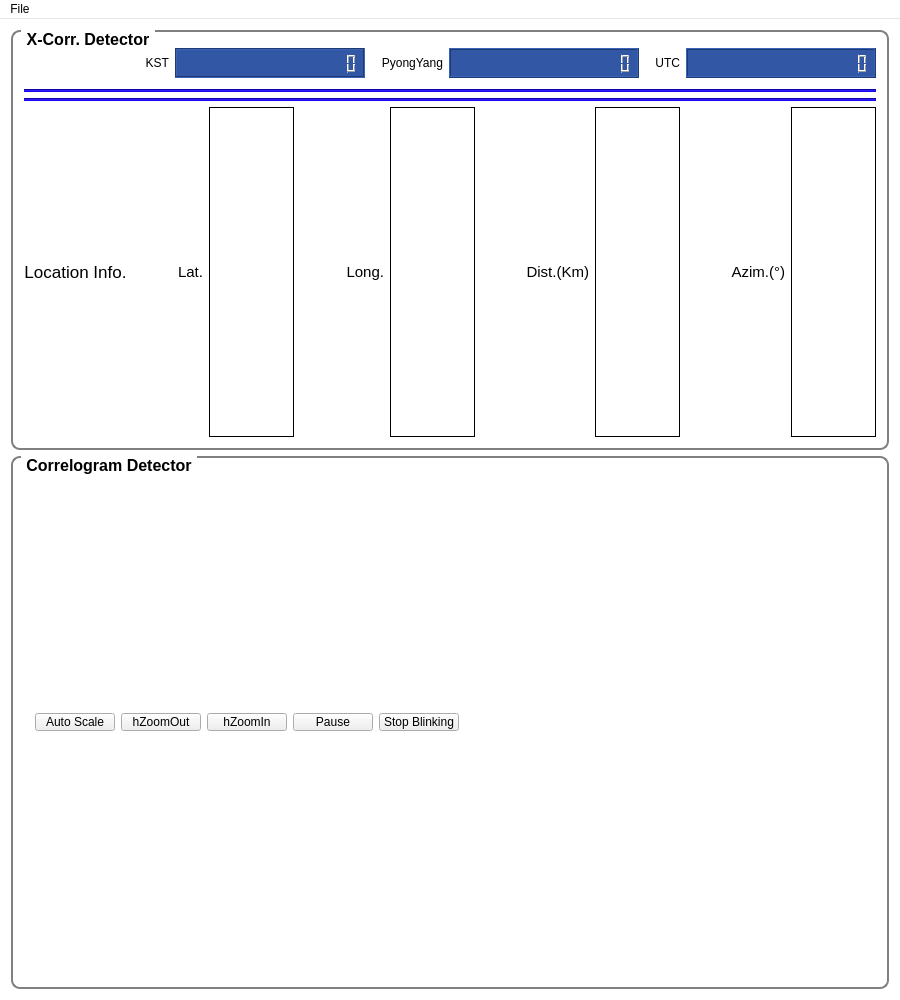
<?xml version="1.0" encoding="UTF-8"?>
<ui version="4.0">
 <class>MainWindow</class>
 <widget class="QMainWindow" name="MainWindow">
  <property name="geometry">
   <rect>
    <x>0</x>
    <y>0</y>
    <width>900</width>
    <height>1000</height>
   </rect>
  </property>
  <property name="palette">
   <palette>
    <active>
     <colorrole role="WindowText">
      <brush brushstyle="SolidPattern">
       <color alpha="255">
        <red>0</red>
        <green>0</green>
        <blue>0</blue>
       </color>
      </brush>
     </colorrole>
     <colorrole role="Button">
      <brush brushstyle="SolidPattern">
       <color alpha="255">
        <red>255</red>
        <green>255</green>
        <blue>255</blue>
       </color>
      </brush>
     </colorrole>
     <colorrole role="Light">
      <brush brushstyle="SolidPattern">
       <color alpha="255">
        <red>255</red>
        <green>255</green>
        <blue>255</blue>
       </color>
      </brush>
     </colorrole>
     <colorrole role="Midlight">
      <brush brushstyle="SolidPattern">
       <color alpha="255">
        <red>255</red>
        <green>255</green>
        <blue>255</blue>
       </color>
      </brush>
     </colorrole>
     <colorrole role="Dark">
      <brush brushstyle="SolidPattern">
       <color alpha="255">
        <red>127</red>
        <green>127</green>
        <blue>127</blue>
       </color>
      </brush>
     </colorrole>
     <colorrole role="Mid">
      <brush brushstyle="SolidPattern">
       <color alpha="255">
        <red>170</red>
        <green>170</green>
        <blue>170</blue>
       </color>
      </brush>
     </colorrole>
     <colorrole role="Text">
      <brush brushstyle="SolidPattern">
       <color alpha="255">
        <red>0</red>
        <green>0</green>
        <blue>0</blue>
       </color>
      </brush>
     </colorrole>
     <colorrole role="BrightText">
      <brush brushstyle="SolidPattern">
       <color alpha="255">
        <red>255</red>
        <green>255</green>
        <blue>255</blue>
       </color>
      </brush>
     </colorrole>
     <colorrole role="ButtonText">
      <brush brushstyle="SolidPattern">
       <color alpha="255">
        <red>0</red>
        <green>0</green>
        <blue>0</blue>
       </color>
      </brush>
     </colorrole>
     <colorrole role="Base">
      <brush brushstyle="SolidPattern">
       <color alpha="255">
        <red>255</red>
        <green>255</green>
        <blue>255</blue>
       </color>
      </brush>
     </colorrole>
     <colorrole role="Window">
      <brush brushstyle="SolidPattern">
       <color alpha="255">
        <red>255</red>
        <green>255</green>
        <blue>255</blue>
       </color>
      </brush>
     </colorrole>
     <colorrole role="Shadow">
      <brush brushstyle="SolidPattern">
       <color alpha="255">
        <red>0</red>
        <green>0</green>
        <blue>0</blue>
       </color>
      </brush>
     </colorrole>
     <colorrole role="AlternateBase">
      <brush brushstyle="SolidPattern">
       <color alpha="255">
        <red>255</red>
        <green>255</green>
        <blue>255</blue>
       </color>
      </brush>
     </colorrole>
     <colorrole role="ToolTipBase">
      <brush brushstyle="SolidPattern">
       <color alpha="255">
        <red>255</red>
        <green>255</green>
        <blue>220</blue>
       </color>
      </brush>
     </colorrole>
     <colorrole role="ToolTipText">
      <brush brushstyle="SolidPattern">
       <color alpha="255">
        <red>0</red>
        <green>0</green>
        <blue>0</blue>
       </color>
      </brush>
     </colorrole>
    </active>
    <inactive>
     <colorrole role="WindowText">
      <brush brushstyle="SolidPattern">
       <color alpha="255">
        <red>0</red>
        <green>0</green>
        <blue>0</blue>
       </color>
      </brush>
     </colorrole>
     <colorrole role="Button">
      <brush brushstyle="SolidPattern">
       <color alpha="255">
        <red>255</red>
        <green>255</green>
        <blue>255</blue>
       </color>
      </brush>
     </colorrole>
     <colorrole role="Light">
      <brush brushstyle="SolidPattern">
       <color alpha="255">
        <red>255</red>
        <green>255</green>
        <blue>255</blue>
       </color>
      </brush>
     </colorrole>
     <colorrole role="Midlight">
      <brush brushstyle="SolidPattern">
       <color alpha="255">
        <red>255</red>
        <green>255</green>
        <blue>255</blue>
       </color>
      </brush>
     </colorrole>
     <colorrole role="Dark">
      <brush brushstyle="SolidPattern">
       <color alpha="255">
        <red>127</red>
        <green>127</green>
        <blue>127</blue>
       </color>
      </brush>
     </colorrole>
     <colorrole role="Mid">
      <brush brushstyle="SolidPattern">
       <color alpha="255">
        <red>170</red>
        <green>170</green>
        <blue>170</blue>
       </color>
      </brush>
     </colorrole>
     <colorrole role="Text">
      <brush brushstyle="SolidPattern">
       <color alpha="255">
        <red>0</red>
        <green>0</green>
        <blue>0</blue>
       </color>
      </brush>
     </colorrole>
     <colorrole role="BrightText">
      <brush brushstyle="SolidPattern">
       <color alpha="255">
        <red>255</red>
        <green>255</green>
        <blue>255</blue>
       </color>
      </brush>
     </colorrole>
     <colorrole role="ButtonText">
      <brush brushstyle="SolidPattern">
       <color alpha="255">
        <red>0</red>
        <green>0</green>
        <blue>0</blue>
       </color>
      </brush>
     </colorrole>
     <colorrole role="Base">
      <brush brushstyle="SolidPattern">
       <color alpha="255">
        <red>255</red>
        <green>255</green>
        <blue>255</blue>
       </color>
      </brush>
     </colorrole>
     <colorrole role="Window">
      <brush brushstyle="SolidPattern">
       <color alpha="255">
        <red>255</red>
        <green>255</green>
        <blue>255</blue>
       </color>
      </brush>
     </colorrole>
     <colorrole role="Shadow">
      <brush brushstyle="SolidPattern">
       <color alpha="255">
        <red>0</red>
        <green>0</green>
        <blue>0</blue>
       </color>
      </brush>
     </colorrole>
     <colorrole role="AlternateBase">
      <brush brushstyle="SolidPattern">
       <color alpha="255">
        <red>255</red>
        <green>255</green>
        <blue>255</blue>
       </color>
      </brush>
     </colorrole>
     <colorrole role="ToolTipBase">
      <brush brushstyle="SolidPattern">
       <color alpha="255">
        <red>255</red>
        <green>255</green>
        <blue>220</blue>
       </color>
      </brush>
     </colorrole>
     <colorrole role="ToolTipText">
      <brush brushstyle="SolidPattern">
       <color alpha="255">
        <red>0</red>
        <green>0</green>
        <blue>0</blue>
       </color>
      </brush>
     </colorrole>
    </inactive>
    <disabled>
     <colorrole role="WindowText">
      <brush brushstyle="SolidPattern">
       <color alpha="255">
        <red>127</red>
        <green>127</green>
        <blue>127</blue>
       </color>
      </brush>
     </colorrole>
     <colorrole role="Button">
      <brush brushstyle="SolidPattern">
       <color alpha="255">
        <red>255</red>
        <green>255</green>
        <blue>255</blue>
       </color>
      </brush>
     </colorrole>
     <colorrole role="Light">
      <brush brushstyle="SolidPattern">
       <color alpha="255">
        <red>255</red>
        <green>255</green>
        <blue>255</blue>
       </color>
      </brush>
     </colorrole>
     <colorrole role="Midlight">
      <brush brushstyle="SolidPattern">
       <color alpha="255">
        <red>255</red>
        <green>255</green>
        <blue>255</blue>
       </color>
      </brush>
     </colorrole>
     <colorrole role="Dark">
      <brush brushstyle="SolidPattern">
       <color alpha="255">
        <red>127</red>
        <green>127</green>
        <blue>127</blue>
       </color>
      </brush>
     </colorrole>
     <colorrole role="Mid">
      <brush brushstyle="SolidPattern">
       <color alpha="255">
        <red>170</red>
        <green>170</green>
        <blue>170</blue>
       </color>
      </brush>
     </colorrole>
     <colorrole role="Text">
      <brush brushstyle="SolidPattern">
       <color alpha="255">
        <red>127</red>
        <green>127</green>
        <blue>127</blue>
       </color>
      </brush>
     </colorrole>
     <colorrole role="BrightText">
      <brush brushstyle="SolidPattern">
       <color alpha="255">
        <red>255</red>
        <green>255</green>
        <blue>255</blue>
       </color>
      </brush>
     </colorrole>
     <colorrole role="ButtonText">
      <brush brushstyle="SolidPattern">
       <color alpha="255">
        <red>127</red>
        <green>127</green>
        <blue>127</blue>
       </color>
      </brush>
     </colorrole>
     <colorrole role="Base">
      <brush brushstyle="SolidPattern">
       <color alpha="255">
        <red>255</red>
        <green>255</green>
        <blue>255</blue>
       </color>
      </brush>
     </colorrole>
     <colorrole role="Window">
      <brush brushstyle="SolidPattern">
       <color alpha="255">
        <red>255</red>
        <green>255</green>
        <blue>255</blue>
       </color>
      </brush>
     </colorrole>
     <colorrole role="Shadow">
      <brush brushstyle="SolidPattern">
       <color alpha="255">
        <red>0</red>
        <green>0</green>
        <blue>0</blue>
       </color>
      </brush>
     </colorrole>
     <colorrole role="AlternateBase">
      <brush brushstyle="SolidPattern">
       <color alpha="255">
        <red>255</red>
        <green>255</green>
        <blue>255</blue>
       </color>
      </brush>
     </colorrole>
     <colorrole role="ToolTipBase">
      <brush brushstyle="SolidPattern">
       <color alpha="255">
        <red>255</red>
        <green>255</green>
        <blue>220</blue>
       </color>
      </brush>
     </colorrole>
     <colorrole role="ToolTipText">
      <brush brushstyle="SolidPattern">
       <color alpha="255">
        <red>0</red>
        <green>0</green>
        <blue>0</blue>
       </color>
      </brush>
     </colorrole>
    </disabled>
   </palette>
  </property>
  <property name="windowTitle">
   <string>Cross-Correlation Detector  --  KIGAM(2016)</string>
  </property>
  <property name="layoutDirection">
   <enum>Qt::LeftToRight</enum>
  </property>
  <widget class="QWidget" name="centralWidget">
   <layout class="QVBoxLayout" name="verticalLayout">
    <item>
     <widget class="QGroupBox" name="coeffMonitorBox">
      <property name="maximumSize">
       <size>
        <width>16777215</width>
        <height>420</height>
       </size>
      </property>
      <property name="font">
       <font>
        <pointsize>12</pointsize>
        <weight>75</weight>
        <bold>true</bold>
       </font>
      </property>
      <property name="styleSheet">
       <string notr="true">QGroupBox { 
	border: 2px solid gray; 
	border-radius: 9px; 
	margin-top: 0.5em
}

QGroupBox::title {
	subcontrol-origin: margin;
	left: 10px;
	padding: 0 3px 0 3px;
}</string>
      </property>
      <property name="title">
       <string>X-Corr. Detector</string>
      </property>
      <layout class="QVBoxLayout" name="verticalLayout_2">
       <item>
        <spacer name="verticalSpacer">
         <property name="orientation">
          <enum>Qt::Vertical</enum>
         </property>
         <property name="sizeType">
          <enum>QSizePolicy::Minimum</enum>
         </property>
         <property name="sizeHint" stdset="0">
          <size>
           <width>20</width>
           <height>5</height>
          </size>
         </property>
        </spacer>
       </item>
       <item>
        <layout class="QHBoxLayout" name="horizontalLayout_2">
         <item>
          <spacer name="horizontalSpacer">
           <property name="orientation">
            <enum>Qt::Horizontal</enum>
           </property>
           <property name="sizeHint" stdset="0">
            <size>
             <width>40</width>
             <height>20</height>
            </size>
           </property>
          </spacer>
         </item>
         <item>
          <widget class="QLabel" name="label_6">
           <property name="text">
            <string>KST</string>
           </property>
           <property name="alignment">
            <set>Qt::AlignRight|Qt::AlignTrailing|Qt::AlignVCenter</set>
           </property>
          </widget>
         </item>
         <item>
          <widget class="QLCDNumber" name="sysTime">
           <property name="minimumSize">
            <size>
             <width>0</width>
             <height>30</height>
            </size>
           </property>
           <property name="maximumSize">
            <size>
             <width>16777215</width>
             <height>30</height>
            </size>
           </property>
           <property name="font">
            <font>
             <family>Serif</family>
             <kerning>false</kerning>
            </font>
           </property>
           <property name="styleSheet">
            <string notr="true">background-color: rgb(49, 87, 165);</string>
           </property>
           <property name="frameShadow">
            <enum>QFrame::Sunken</enum>
           </property>
           <property name="lineWidth">
            <number>1</number>
           </property>
           <property name="smallDecimalPoint">
            <bool>false</bool>
           </property>
           <property name="digitCount">
            <number>19</number>
           </property>
           <property name="mode">
            <enum>QLCDNumber::Dec</enum>
           </property>
           <property name="segmentStyle">
            <enum>QLCDNumber::Outline</enum>
           </property>
          </widget>
         </item>
         <item>
          <spacer name="horizontalSpacer_4">
           <property name="orientation">
            <enum>Qt::Horizontal</enum>
           </property>
           <property name="sizeType">
            <enum>QSizePolicy::Minimum</enum>
           </property>
           <property name="sizeHint" stdset="0">
            <size>
             <width>10</width>
             <height>20</height>
            </size>
           </property>
          </spacer>
         </item>
         <item>
          <widget class="QLabel" name="label_7">
           <property name="text">
            <string>PyongYang</string>
           </property>
           <property name="alignment">
            <set>Qt::AlignRight|Qt::AlignTrailing|Qt::AlignVCenter</set>
           </property>
          </widget>
         </item>
         <item>
          <widget class="QLCDNumber" name="pyTime">
           <property name="minimumSize">
            <size>
             <width>0</width>
             <height>30</height>
            </size>
           </property>
           <property name="maximumSize">
            <size>
             <width>16777215</width>
             <height>30</height>
            </size>
           </property>
           <property name="styleSheet">
            <string notr="true">background-color: rgb(49, 87, 165);</string>
           </property>
           <property name="digitCount">
            <number>19</number>
           </property>
          </widget>
         </item>
         <item>
          <spacer name="horizontalSpacer_5">
           <property name="orientation">
            <enum>Qt::Horizontal</enum>
           </property>
           <property name="sizeType">
            <enum>QSizePolicy::Minimum</enum>
           </property>
           <property name="sizeHint" stdset="0">
            <size>
             <width>10</width>
             <height>20</height>
            </size>
           </property>
          </spacer>
         </item>
         <item>
          <widget class="QLabel" name="label_8">
           <property name="text">
            <string>UTC</string>
           </property>
           <property name="alignment">
            <set>Qt::AlignRight|Qt::AlignTrailing|Qt::AlignVCenter</set>
           </property>
          </widget>
         </item>
         <item>
          <widget class="QLCDNumber" name="utcTime">
           <property name="minimumSize">
            <size>
             <width>0</width>
             <height>30</height>
            </size>
           </property>
           <property name="maximumSize">
            <size>
             <width>16777215</width>
             <height>30</height>
            </size>
           </property>
           <property name="styleSheet">
            <string notr="true">background-color: rgb(49, 87, 165);</string>
           </property>
           <property name="digitCount">
            <number>19</number>
           </property>
          </widget>
         </item>
        </layout>
       </item>
       <item>
        <spacer name="verticalSpacer_2">
         <property name="orientation">
          <enum>Qt::Vertical</enum>
         </property>
         <property name="sizeType">
          <enum>QSizePolicy::Minimum</enum>
         </property>
         <property name="sizeHint" stdset="0">
          <size>
           <width>20</width>
           <height>5</height>
          </size>
         </property>
        </spacer>
       </item>
       <item>
        <widget class="Line" name="line">
         <property name="styleSheet">
          <string notr="true">background-color: rgb(24, 7, 240);</string>
         </property>
         <property name="orientation">
          <enum>Qt::Horizontal</enum>
         </property>
        </widget>
       </item>
       <item>
        <layout class="QGridLayout" name="gridLayout"/>
       </item>
       <item>
        <widget class="Line" name="line_2">
         <property name="styleSheet">
          <string notr="true">background-color: rgb(24, 7, 240);</string>
         </property>
         <property name="orientation">
          <enum>Qt::Horizontal</enum>
         </property>
        </widget>
       </item>
       <item>
        <layout class="QHBoxLayout" name="horizontalLayout_3">
         <item>
          <widget class="QLabel" name="locLabel">
           <property name="font">
            <font>
             <pointsize>13</pointsize>
             <weight>50</weight>
             <bold>false</bold>
            </font>
           </property>
           <property name="text">
            <string>Location Info.</string>
           </property>
           <property name="alignment">
            <set>Qt::AlignCenter</set>
           </property>
          </widget>
         </item>
         <item>
          <spacer name="horizontalSpacer_8">
           <property name="orientation">
            <enum>Qt::Horizontal</enum>
           </property>
           <property name="sizeHint" stdset="0">
            <size>
             <width>20</width>
             <height>20</height>
            </size>
           </property>
          </spacer>
         </item>
         <item>
          <widget class="QLabel" name="label_2">
           <property name="font">
            <font>
             <pointsize>11</pointsize>
            </font>
           </property>
           <property name="text">
            <string>Lat.</string>
           </property>
           <property name="alignment">
            <set>Qt::AlignRight|Qt::AlignTrailing|Qt::AlignVCenter</set>
           </property>
          </widget>
         </item>
         <item>
          <widget class="QLabel" name="lat">
           <property name="minimumSize">
            <size>
             <width>85</width>
             <height>0</height>
            </size>
           </property>
           <property name="font">
            <font>
             <pointsize>12</pointsize>
            </font>
           </property>
           <property name="styleSheet">
            <string notr="true">padding: 1px 8px 1px 8px;</string>
           </property>
           <property name="frameShape">
            <enum>QFrame::Box</enum>
           </property>
           <property name="text">
            <string/>
           </property>
           <property name="textFormat">
            <enum>Qt::AutoText</enum>
           </property>
           <property name="alignment">
            <set>Qt::AlignCenter</set>
           </property>
          </widget>
         </item>
         <item>
          <spacer name="horizontalSpacer_7">
           <property name="orientation">
            <enum>Qt::Horizontal</enum>
           </property>
           <property name="sizeHint" stdset="0">
            <size>
             <width>20</width>
             <height>20</height>
            </size>
           </property>
          </spacer>
         </item>
         <item>
          <widget class="QLabel" name="label_4">
           <property name="font">
            <font>
             <pointsize>11</pointsize>
            </font>
           </property>
           <property name="text">
            <string>Long.</string>
           </property>
           <property name="alignment">
            <set>Qt::AlignRight|Qt::AlignTrailing|Qt::AlignVCenter</set>
           </property>
          </widget>
         </item>
         <item>
          <widget class="QLabel" name="lon">
           <property name="minimumSize">
            <size>
             <width>85</width>
             <height>0</height>
            </size>
           </property>
           <property name="font">
            <font>
             <pointsize>12</pointsize>
            </font>
           </property>
           <property name="styleSheet">
            <string notr="true">padding: 1px 8px 1px 8px;</string>
           </property>
           <property name="frameShape">
            <enum>QFrame::Box</enum>
           </property>
           <property name="text">
            <string/>
           </property>
           <property name="textFormat">
            <enum>Qt::AutoText</enum>
           </property>
           <property name="alignment">
            <set>Qt::AlignCenter</set>
           </property>
          </widget>
         </item>
         <item>
          <spacer name="horizontalSpacer_6">
           <property name="orientation">
            <enum>Qt::Horizontal</enum>
           </property>
           <property name="sizeHint" stdset="0">
            <size>
             <width>20</width>
             <height>20</height>
            </size>
           </property>
          </spacer>
         </item>
         <item>
          <widget class="QLabel" name="label_9">
           <property name="font">
            <font>
             <pointsize>11</pointsize>
            </font>
           </property>
           <property name="text">
            <string>Dist.(Km)</string>
           </property>
           <property name="alignment">
            <set>Qt::AlignRight|Qt::AlignTrailing|Qt::AlignVCenter</set>
           </property>
          </widget>
         </item>
         <item>
          <widget class="QLabel" name="dist">
           <property name="minimumSize">
            <size>
             <width>85</width>
             <height>0</height>
            </size>
           </property>
           <property name="font">
            <font>
             <pointsize>12</pointsize>
            </font>
           </property>
           <property name="styleSheet">
            <string notr="true">padding: 1px 8px 1px 8px;</string>
           </property>
           <property name="frameShape">
            <enum>QFrame::Box</enum>
           </property>
           <property name="text">
            <string/>
           </property>
           <property name="textFormat">
            <enum>Qt::AutoText</enum>
           </property>
           <property name="alignment">
            <set>Qt::AlignCenter</set>
           </property>
          </widget>
         </item>
         <item>
          <spacer name="horizontalSpacer_3">
           <property name="orientation">
            <enum>Qt::Horizontal</enum>
           </property>
           <property name="sizeHint" stdset="0">
            <size>
             <width>20</width>
             <height>20</height>
            </size>
           </property>
          </spacer>
         </item>
         <item>
          <widget class="QLabel" name="azimL">
           <property name="font">
            <font>
             <pointsize>11</pointsize>
            </font>
           </property>
           <property name="text">
            <string>Azim.(°)</string>
           </property>
           <property name="alignment">
            <set>Qt::AlignRight|Qt::AlignTrailing|Qt::AlignVCenter</set>
           </property>
          </widget>
         </item>
         <item>
          <widget class="QLabel" name="azim">
           <property name="minimumSize">
            <size>
             <width>85</width>
             <height>0</height>
            </size>
           </property>
           <property name="font">
            <font>
             <pointsize>12</pointsize>
            </font>
           </property>
           <property name="styleSheet">
            <string notr="true">padding: 1px 8px 1px 8px;</string>
           </property>
           <property name="frameShape">
            <enum>QFrame::Box</enum>
           </property>
           <property name="text">
            <string/>
           </property>
           <property name="textFormat">
            <enum>Qt::AutoText</enum>
           </property>
           <property name="alignment">
            <set>Qt::AlignCenter</set>
           </property>
          </widget>
         </item>
        </layout>
       </item>
      </layout>
     </widget>
    </item>
    <item>
     <widget class="QGroupBox" name="ccBox">
      <property name="font">
       <font>
        <pointsize>12</pointsize>
        <weight>75</weight>
        <bold>true</bold>
       </font>
      </property>
      <property name="styleSheet">
       <string notr="true">QGroupBox { 
	border: 2px solid gray; 
	border-radius: 9px; 
	margin-top: 0.5em
}

QGroupBox::title {
	subcontrol-origin: margin;
	left: 10px;
	padding: 0 3px 0 3px;
}</string>
      </property>
      <property name="title">
       <string>Correlogram Detector</string>
      </property>
      <layout class="QVBoxLayout" name="verticalLayout_4">
       <item>
        <widget class="QWidget" name="widget" native="true">
         <property name="maximumSize">
          <size>
           <width>16777215</width>
           <height>40</height>
          </size>
         </property>
         <layout class="QHBoxLayout" name="horizontalLayout">
          <item>
           <widget class="QPushButton" name="scaleB">
            <property name="text">
             <string>Auto Scale</string>
            </property>
           </widget>
          </item>
          <item>
           <widget class="QPushButton" name="hZoomOutB">
            <property name="text">
             <string>hZoomOut</string>
            </property>
           </widget>
          </item>
          <item>
           <widget class="QPushButton" name="hZoomInB">
            <property name="text">
             <string>hZoomIn</string>
            </property>
           </widget>
          </item>
          <item>
           <widget class="QPushButton" name="playB">
            <property name="text">
             <string>Pause</string>
            </property>
           </widget>
          </item>
          <item>
           <widget class="QPushButton" name="blinkB">
            <property name="text">
             <string>Stop Blinking</string>
            </property>
           </widget>
          </item>
          <item>
           <spacer name="horizontalSpacer_2">
            <property name="orientation">
             <enum>Qt::Horizontal</enum>
            </property>
            <property name="sizeHint" stdset="0">
             <size>
              <width>40</width>
              <height>20</height>
             </size>
            </property>
           </spacer>
          </item>
         </layout>
        </widget>
       </item>
       <item>
        <layout class="QVBoxLayout" name="graphLayout"/>
       </item>
      </layout>
     </widget>
    </item>
   </layout>
  </widget>
  <widget class="QMenuBar" name="menuBar">
   <property name="geometry">
    <rect>
     <x>0</x>
     <y>0</y>
     <width>900</width>
     <height>25</height>
    </rect>
   </property>
   <widget class="QMenu" name="menuConfig">
    <property name="title">
     <string>File</string>
    </property>
    <addaction name="actionReset"/>
    <addaction name="separator"/>
    <addaction name="actionPrint"/>
    <addaction name="separator"/>
    <addaction name="actionEventList"/>
    <addaction name="separator"/>
    <addaction name="actionConfigure"/>
    <addaction name="separator"/>
    <addaction name="actionExit"/>
   </widget>
   <addaction name="menuConfig"/>
  </widget>
  <action name="actionDetecting_List">
   <property name="text">
    <string>Event List</string>
   </property>
  </action>
  <action name="actionConfigure">
   <property name="text">
    <string>Configration</string>
   </property>
  </action>
  <action name="actionDebugMode">
   <property name="text">
    <string>Debugging Mode</string>
   </property>
  </action>
  <action name="actionReset">
   <property name="text">
    <string>Reset All</string>
   </property>
  </action>
  <action name="actionExit">
   <property name="text">
    <string>Exit</string>
   </property>
  </action>
  <action name="actionEventList">
   <property name="text">
    <string>Event List</string>
   </property>
  </action>
  <action name="actionSnapshot">
   <property name="text">
    <string>snapshot</string>
   </property>
  </action>
  <action name="actionPrint">
   <property name="text">
    <string>Print</string>
   </property>
  </action>
  <action name="actionTemp">
   <property name="text">
    <string>temp</string>
   </property>
  </action>
 </widget>
 <layoutdefault spacing="6" margin="11"/>
 <resources/>
 <connections/>
</ui>
